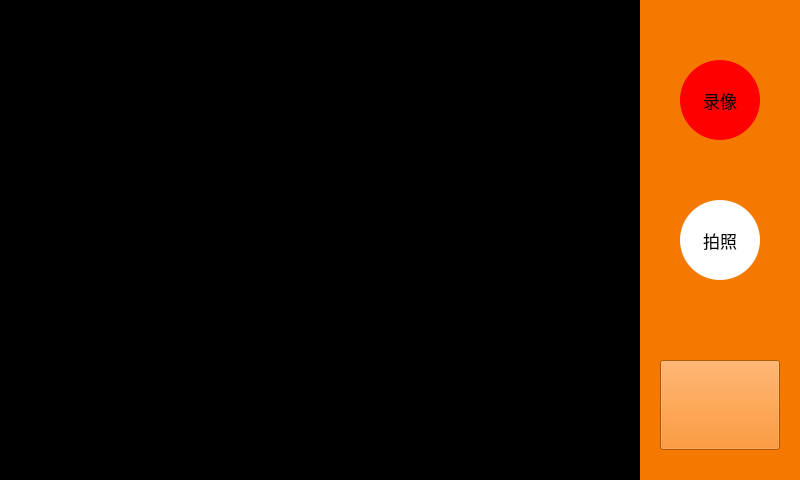
<?xml version="1.0" encoding="UTF-8"?>
<ui version="4.0">
 <class>cam</class>
 <widget class="QWidget" name="cam">
  <property name="geometry">
   <rect>
    <x>0</x>
    <y>0</y>
    <width>800</width>
    <height>480</height>
   </rect>
  </property>
  <property name="windowTitle">
   <string>cam</string>
  </property>
  <property name="styleSheet">
   <string notr="true">background-color: rgb(245, 121, 0);</string>
  </property>
  <widget class="QPushButton" name="take_photo">
   <property name="geometry">
    <rect>
     <x>680</x>
     <y>200</y>
     <width>80</width>
     <height>80</height>
    </rect>
   </property>
   <property name="font">
    <font>
     <pointsize>13</pointsize>
     <weight>50</weight>
     <italic>false</italic>
     <bold>false</bold>
     <underline>false</underline>
    </font>
   </property>
   <property name="styleSheet">
    <string notr="true">background-color: rgb(255, 255, 255);
border-radius: 40px;</string>
   </property>
   <property name="text">
    <string>拍照</string>
   </property>
  </widget>
  <widget class="QPushButton" name="album">
   <property name="geometry">
    <rect>
     <x>660</x>
     <y>360</y>
     <width>120</width>
     <height>90</height>
    </rect>
   </property>
   <property name="text">
    <string/>
   </property>
   <property name="iconSize">
    <size>
     <width>120</width>
     <height>90</height>
    </size>
   </property>
  </widget>
  <widget class="QPushButton" name="take_video">
   <property name="geometry">
    <rect>
     <x>680</x>
     <y>60</y>
     <width>80</width>
     <height>80</height>
    </rect>
   </property>
   <property name="font">
    <font>
     <pointsize>13</pointsize>
     <weight>50</weight>
     <italic>false</italic>
     <bold>false</bold>
     <underline>false</underline>
    </font>
   </property>
   <property name="styleSheet">
    <string notr="true">background-color:rgb(255, 0, 0);
border-radius: 40px;
</string>
   </property>
   <property name="text">
    <string>录像</string>
   </property>
  </widget>
  <widget class="QLabel" name="FPS">
   <property name="geometry">
    <rect>
     <x>650</x>
     <y>10</y>
     <width>91</width>
     <height>40</height>
    </rect>
   </property>
   <property name="font">
    <font>
     <pointsize>15</pointsize>
     <weight>75</weight>
     <bold>true</bold>
    </font>
   </property>
   <property name="styleSheet">
    <string notr="true">background-color: transparent;
color: rgb(255, 255, 255);</string>
   </property>
   <property name="text">
    <string/>
   </property>
  </widget>
  <widget class="QLabel" name="label">
   <property name="geometry">
    <rect>
     <x>0</x>
     <y>0</y>
     <width>640</width>
     <height>480</height>
    </rect>
   </property>
   <property name="styleSheet">
    <string notr="true">background-color: rgb(0, 0, 0);</string>
   </property>
   <property name="text">
    <string/>
   </property>
  </widget>
 </widget>
 <resources/>
 <connections/>
</ui>
